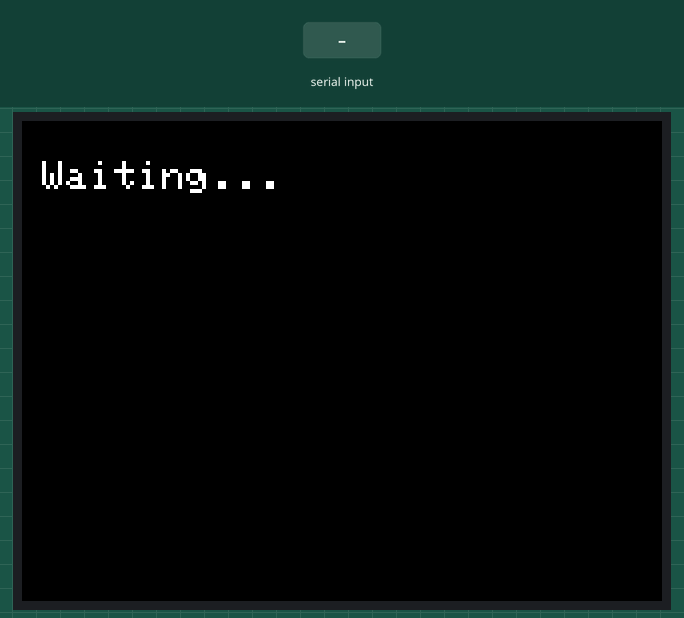
The sketch below on a simulated ESP32. On the bench: 320×240 colour display. The test bench sets the inputs (shaded band).

Above: at 1.4 s.
1.5 s: "1\n" received over the second serial link
At 2.0 s:
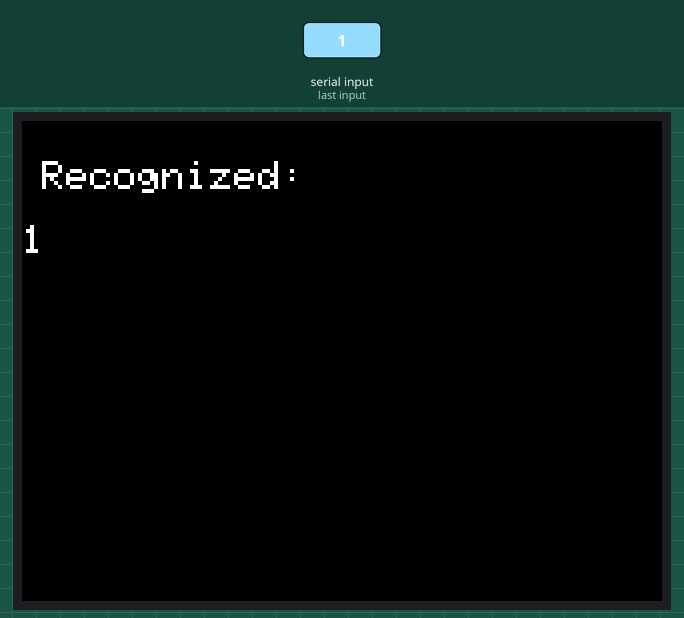
3.0 s: "0\n" received over the second serial link
4.5 s: "2\n" received over the second serial link
Timing chart, 0 to 7.5 s (numbered marks = the images above; inputs shaded):
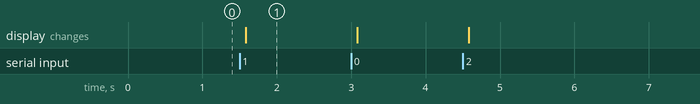

Measured:
- after the input at 1.5 s, the display: changes after 0.08 s (image 1)

The sketch:

cheap_yellow_display.ino
```cpp
#include <Arduino.h>
#include <TFT_eSPI.h>

TFT_eSPI tft = TFT_eSPI();
HardwareSerial SerialMain(2);

void setup() {
  Serial.begin(115200);
  SerialMain.begin(115200, SERIAL_8N1, 27, 22);

  tft.init();
  tft.setRotation(1);
  tft.fillScreen(TFT_BLACK);
  tft.setTextColor(TFT_WHITE, TFT_BLACK);
  tft.setTextSize(2);

  tft.setCursor(10, 20);
  tft.println("Waiting...");
}

void loop() {

  if (SerialMain.available()) {

    String text = SerialMain.readStringUntil('\n');

    tft.fillScreen(TFT_BLACK);
    tft.setCursor(10, 20);
    tft.println("Recognized:");
    tft.println("");
    tft.println(text);
  }
}
```
